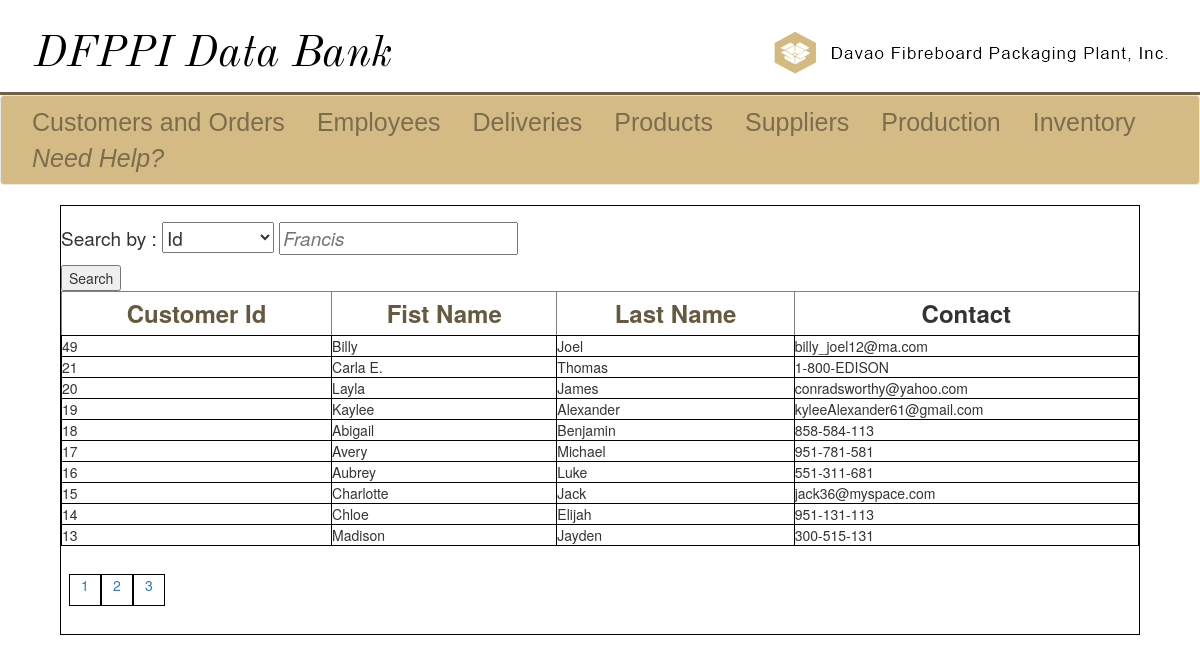
The app's page /customers-view-customer.php?choice=1&srch=1&direction=DESC&order=c_Id&page=1, older data.
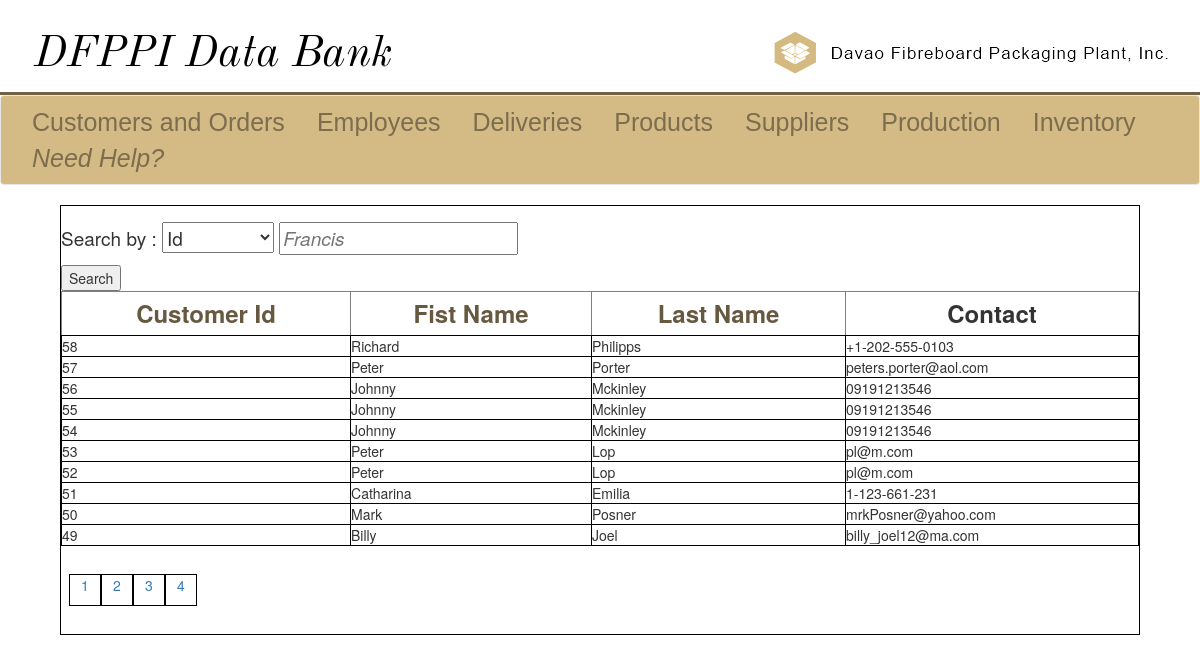
The same page, newer data.
### tables this page shows
CREATE TABLE `client` (
  `c_Id` int(11) NOT NULL,
  `c_FirstName` varchar(32) NOT NULL,
  `c_LastName` varchar(32) NOT NULL,
  `c_contactInfo` varchar(64) NOT NULL
);

### customers-view-customer.php (the view, shortened to what this page needs)
<!DOCTYPE html>
<?php
	include("sql_connect.php");
    $choice = isset($_GET['choice'])? $_GET['choice'] : 1;
    $srch = isset($_GET['srch'])? $_GET['srch'] : 1;
	$numberOfRows = 10;
	$page = isset($_GET['page']) ? $_GET['page'] : 1;
	$limit = ($page - 1) * $numberOfRows;
	$col = isset($_GET['order']) ? $_GET['order'] : "c_Id";
	$dir = isset($_GET['direction']) ? $_GET['direction'] : "ASC";
	$query = "SELECT * FROM client WHERE {$choice} = '{$srch}' ORDER BY {$col} {$dir} LIMIT {$limit}, {$numberOfRows}";
	$result = mysqli_query($conn, $query);
	$query2 = "SELECT COUNT(*) as rowCount FROM client WHERE {$choice} = {$srch};";
	$result2 = mysqli_query($conn, $query2);
	$totalRows = mysqli_fetch_row($result2);
	$numberOfPages = ceil($totalRows[0] / $numberOfRows);
?>
<html>
	<head>
		<link rel = "stylesheet" href = "css/bootstrap.min.css">
		<link rel = "stylesheet" href = "css/design.css">
	</head>
	<body>
		<div class = "ultra-banner">
			<div class = "left-ub">
				<a href = "home.php"><img id = "left-logo" src = "images/ultra-banner.png" alt = "DFPPI Home"></a>
			</div>
			<div class = "right-ub">
				<a href = "http://www.davaofibre.ph"><img id = "right-logo" src = "images/other.png" alt = "Employee Module"></a>
			</div>
		</div>
		<div class = "line-sep">
		</div>
		<nav class="navbar navbar-default" id = "myNav">
			<div class="container-fluid">
				<ul class="nav navbar-nav">
					<li><a id = "li-a" href = "customers.php">Customers and Orders</a></li>
					<li><a id = "li-a" href = "employees.php">Employees</a></li>
					<li><a id = "li-a" href = "deliveries.php">Deliveries</a></li>
					<li><a id = "li-a" href = "products.php">Products</a></li>
					<li><a id = "li-a" href = "supplier.php">Suppliers</a></li>
					<li><a id = "li-a" href = "production.php">Production</a></li>
					<li><a id = "li-a" href = "inventory.php">Inventory</a></li>
					<li><a id = "li-a" href = "docs/manual.html"><i>Need Help?</i></a></li>
				</ul>
			</div>
		</nav>
		<div class = "main-view">
			<div class = "top-div">
				<form action = "customers-view-customer.php" method = "get" onsubmit = "return check();" autocomplete="off">
					<p class = "form-body">Search by :
					<select id = "choice" name = "choice">
					<option value="c_Id">Id</option>
					</select>
					<input type = "text" id = "srch" name = "srch" class = "input-srch" maxlength = 128 autofocus placeholder = "Francis" required>
					</p>
					<input id = "submit" type = "submit" value = "Search">
				</form>
			</div>
			<div class = "bot-div">
            <?php
                echo "<table class= 'table-set' border='1' cellspacing='1' cellpadding='3' style='width:100%;font-size:20;'>";
                $ndir = ($col == "c_Id" && $dir == "ASC") ? "DESC" : "ASC";
                echo "<th><a href='customers-view-customer.php?choice={$choice}&srch={$srch}&direction={$ndir}&order=c_Id&page={$page}'>Customer Id</a></th>";
                $ndir = ($col == "c_FirstName" && $dir == "ASC") ? "DESC" : "ASC";
                echo "<th><a href='customers-view-customer.php?choice={$choice}&srch={$srch}&direction={$ndir}&order=c_FirstName&page={$page}'>Fist Name</a></th>";
                $ndir = ($col == "c_LastName" && $dir == "ASC") ? "DESC" : "ASC";
                echo "<th><a href='customers-view-customer.php?choice={$choice}&srch={$srch}&direction={$ndir}&order=c_LastName&page={$page}'>Last Name</a></th>";
                echo "<th>Contact</th>";
                while($row = mysqli_fetch_assoc($result)){
                    echo "<tr>";
                    echo "<td>{$row["c_Id"]}</td>";
                    echo "<td>{$row["c_FirstName"]}</td>";
                    echo "<td>{$row["c_LastName"]}</td>";
                    echo "<td>{$row["c_contactInfo"]}</td>";
                    echo "</tr>";
                }
                echo "</table>";
            ?>
            <div class = 'pagination'>
                <ul>
                <?php
                    for($i = 1; $i <= $numberOfPages; $i++){
                        echo "<li><a href='customers-view-customer.php?choice={$choice}&srch={$srch}&direction={$dir}&order={$col}&page={$i}'>{$i}</a></li>";
                    }
                ?>
                </ul>
            </div>
			</div>
		</div>
	</body>
</html>

Row changes from the older to the newer data that the page shows:
no longer on this page (row unchanged): client: c_Id "21", c_FirstName "Carla E.", c_LastName "Thomas", c_contactInfo "1-800-EDISON"
no longer on this page (row unchanged): client: c_Id "20", c_FirstName "Layla", c_LastName "James", c_contactInfo "conradsworthy@yahoo.com"
no longer on this page (row unchanged): client: c_Id "19", c_FirstName "Kaylee", c_LastName "Alexander", c_contactInfo "kyleeAlexander61@gmail.com"
no longer on this page (row edited): client: c_Id "18", c_FirstName "Abigail", c_LastName "Benjamin", c_contactInfo "858-584-113"
no longer on this page (row unchanged): client: c_Id "17", c_FirstName "Avery", c_LastName "Michael", c_contactInfo "951-781-581"
no longer on this page (row unchanged): client: c_Id "16", c_FirstName "Aubrey", c_LastName "Luke", c_contactInfo "551-311-681"
no longer on this page (row unchanged): client: c_Id "15", c_FirstName "Charlotte", c_LastName "Jack", c_contactInfo "jack36@myspace.com"
no longer on this page (row unchanged): client: c_Id "14", c_FirstName "Chloe", c_LastName "Elijah", c_contactInfo "951-131-113"
no longer on this page (row unchanged): client: c_Id "13", c_FirstName "Madison", c_LastName "Jayden", c_contactInfo "300-515-131"
added client: c_Id "58", c_FirstName "Richard", c_LastName "Philipps", c_contactInfo "+1-202-555-0103"
added client: c_Id "57", c_FirstName "Peter", c_LastName "Porter", c_contactInfo "peters.porter@aol.com"
added client: c_Id "56", c_FirstName "Johnny", c_LastName "Mckinley", c_contactInfo "09191213546"
added client: c_Id "55", c_FirstName "Johnny", c_LastName "Mckinley", c_contactInfo "09191213546"
added client: c_Id "54", c_FirstName "Johnny", c_LastName "Mckinley", c_contactInfo "09191213546"
added client: c_Id "53", c_FirstName "Peter", c_LastName "Lop", c_contactInfo "pl@m.com"
added client: c_Id "52", c_FirstName "Peter", c_LastName "Lop", c_contactInfo "pl@m.com"
added client: c_Id "51", c_FirstName "Catharina", c_LastName "Emilia", c_contactInfo "1-123-661-231"
added client: c_Id "50", c_FirstName "Mark", c_LastName "Posner", c_contactInfo "mrkPosner@yahoo.com"
Text that changed along with them:
new list line: "4"
